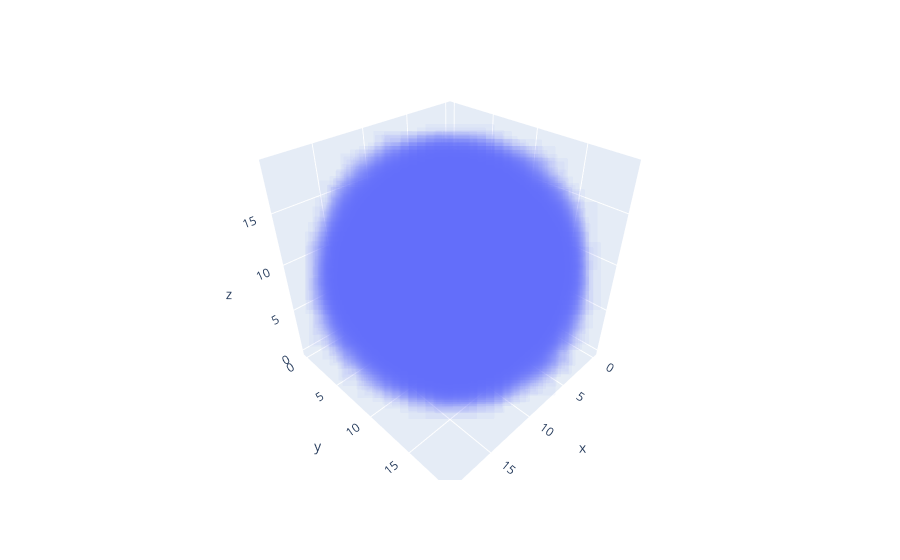

Notebook source saved alongside this figure:
### Code cell
import plotly.express as px
fig = px.scatter_3d(cubes, x='x', y='y', z='z', opacity = 0.05)
fig.update_traces(marker_size = 25)
fig.update_traces(marker=dict(symbol='square'))
fig.show()

### Figure 1 — Plotly figure (JSON) as saved in the notebook; plotly's stock layout.template omitted (floating-point values rounded to 4 significant figures; data arrays with more than 128 entries replaced by an {"elided": "..."} marker saying what was removed)
{"data": [{"hovertemplate": "x=%{x}<br>y=%{y}<br>z=%{z}<extra></extra>", "legendgroup": "", "marker": {"color": "#636efa", "opacity": 0.05, "size": 25, "symbol": "square"}, "mode": "markers", "name": "", "scene": "scene", "showlegend": false, "type": "scatter3d", "x": {"elided": "2176 int values"}, "y": {"elided": "2176 int values"}, "z": {"elided": "2176 int values"}}], "layout": {"legend": {"tracegroupgap": 0}, "margin": {"t": 60}, "scene": {"domain": {"x": [0, 1], "y": [0, 1]}, "xaxis": {"title": {"text": "x"}}, "yaxis": {"title": {"text": "y"}}, "zaxis": {"title": {"text": "z"}}}}}
